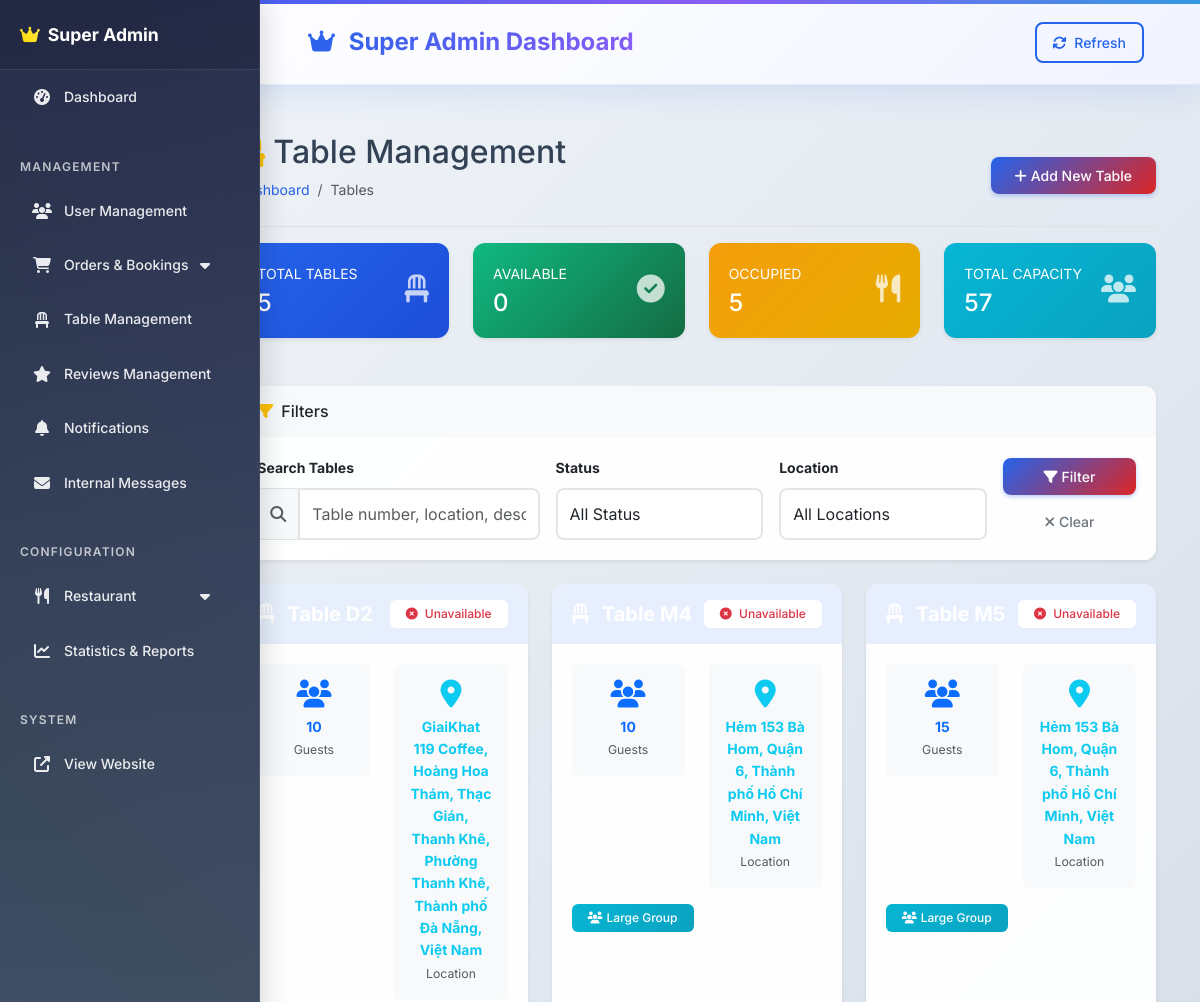
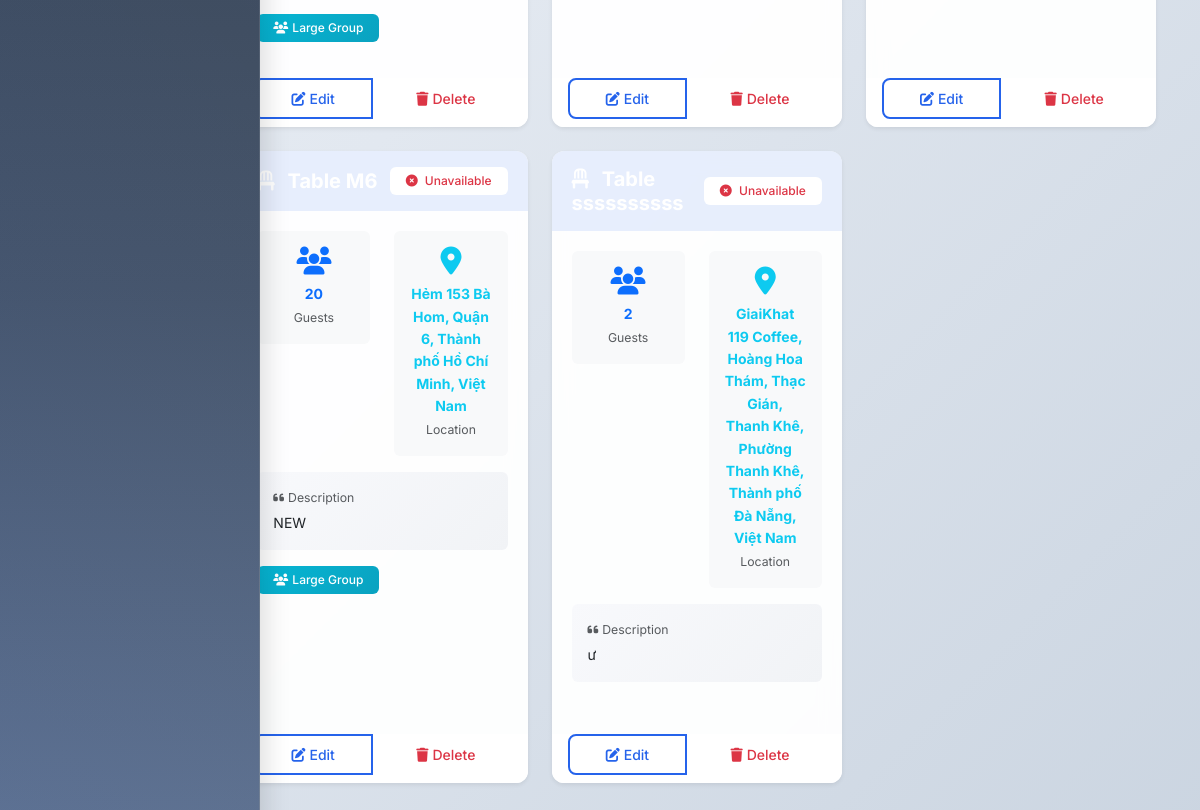
The app's page /superadmin/tables (signed in), older data (2 pictures, top to bottom).
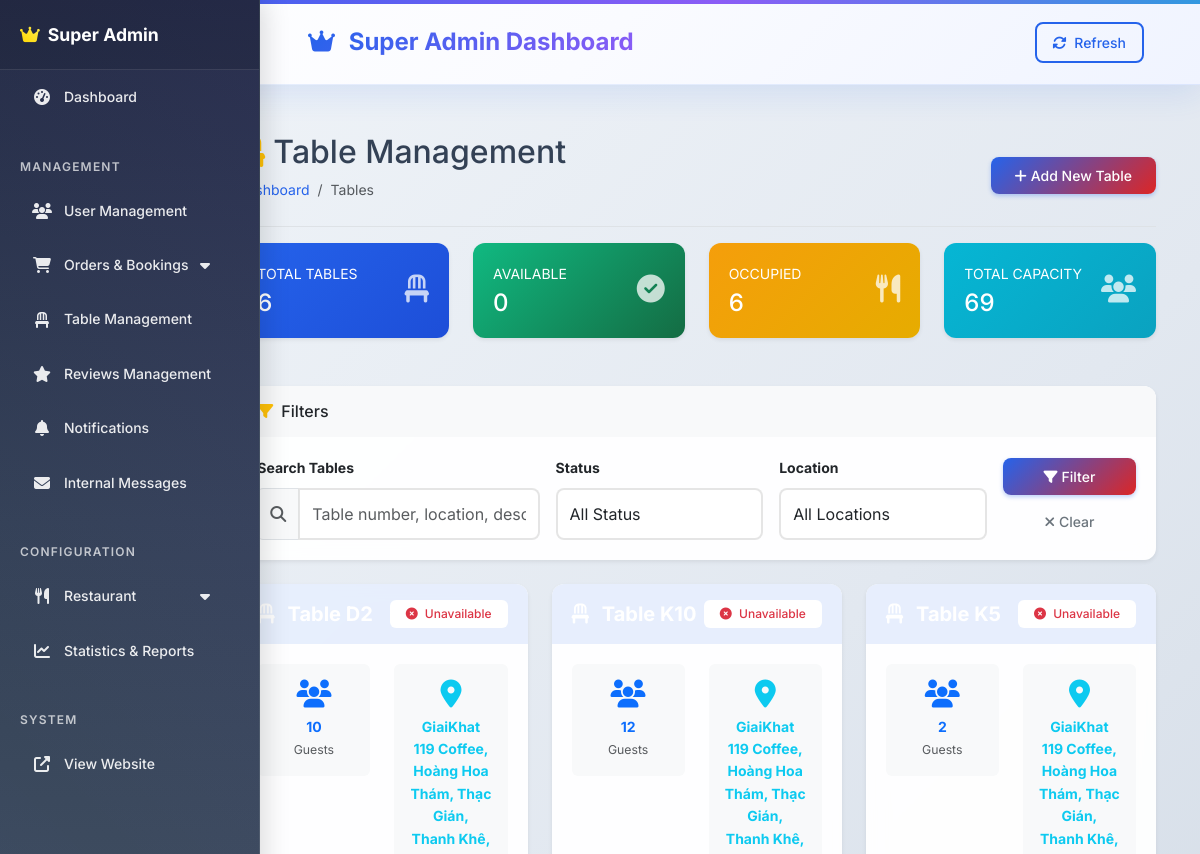
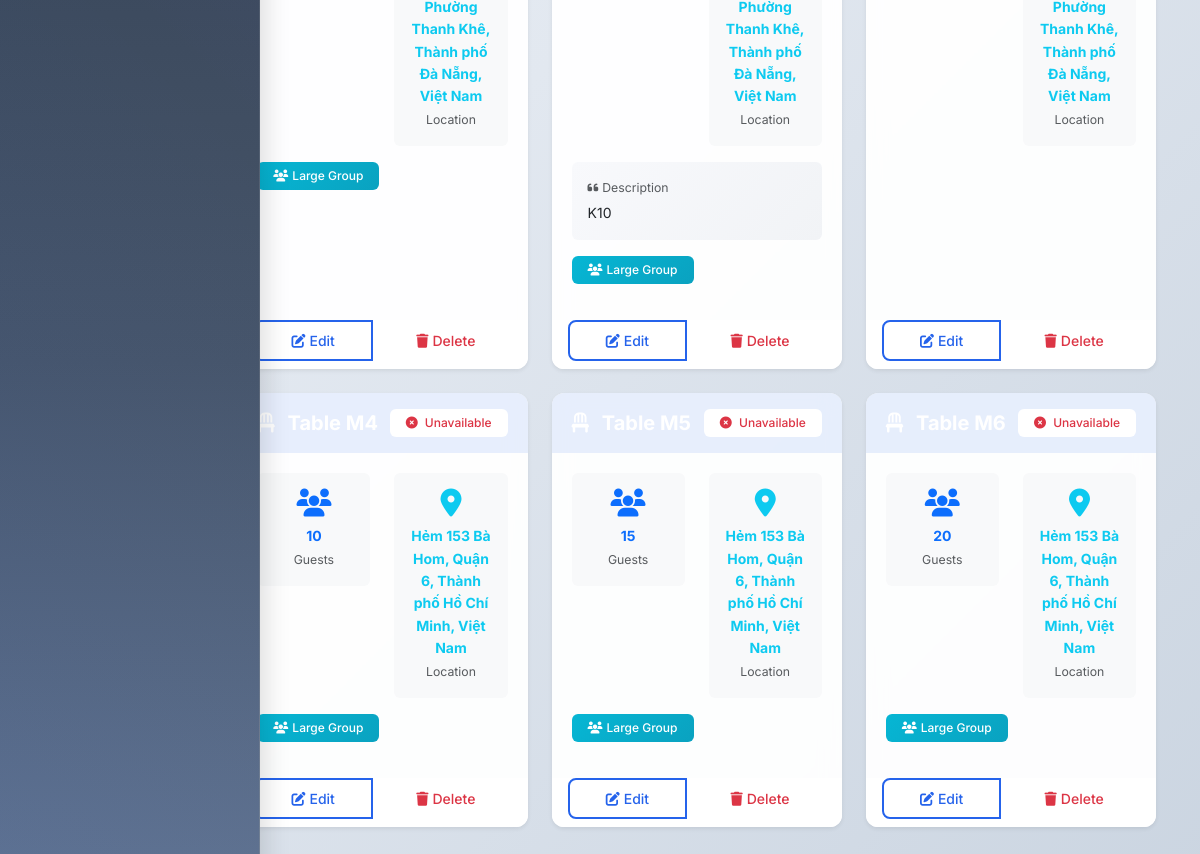
The same page, newer data (2 pictures, top to bottom).
### tables this page shows
CREATE TABLE IF NOT EXISTS `tables` (
  `id` int NOT NULL AUTO_INCREMENT,
  `table_number` varchar(10) NOT NULL,
  `capacity` int NOT NULL,
  `location` text,
  `description` text,
  `is_available` tinyint(1) DEFAULT '1',
  `status` enum('available','occupied','reserved','maintenance') DEFAULT 'available',
  `created_at` timestamp NULL DEFAULT CURRENT_TIMESTAMP,
  `updated_at` timestamp NULL DEFAULT CURRENT_TIMESTAMP ON UPDATE CURRENT_TIMESTAMP,
  PRIMARY KEY (`id`),
  UNIQUE KEY `table_number` (`table_number`),
  KEY `idx_capacity` (`capacity`),
  KEY `idx_available` (`is_available`)
);

### views/superadmin/tables/index.php (the view, shortened to what the changed rows need)
<!DOCTYPE html>
<html lang="en">
<head>
    <?php require_once 'views/layouts/superadmin_header.php'; ?>
</head>
<body>
    <div class="container-fluid">
        <div class="row">
            <?php require_once 'views/layouts/superadmin_sidebar.php'; ?>
            <main class="col-md-9 ms-sm-auto col-lg-10 px-md-4">
                <div class="d-flex justify-content-between flex-wrap flex-md-nowrap align-items-center pt-3 pb-2 mb-3 border-bottom">
                    <div>
                        <h1 class="h2">
                            <i class="fas fa-chair me-2 text-warning"></i>Table Management
                        </h1>
                        <nav aria-label="breadcrumb">
                            <ol class="breadcrumb">
                                <li class="breadcrumb-item"><a href="<?= SITE_URL ?>/superadmin/dashboard">Dashboard</a></li>
                                <li class="breadcrumb-item active">Tables</li>
                            </ol>
                        </nav>
                    </div>
                    <div class="btn-toolbar mb-2 mb-md-0">
                        <button type="button" class="btn btn-primary" onclick="showAddTableModal()">
                            <i class="fas fa-plus me-1"></i>Add New Table
                        </button>
                    </div>
                </div>
                                <div class="row mb-4">
                    <div class="col-xl-3 col-md-6 mb-4">
                        <div class="card border-0 shadow-sm h-100 bg-gradient-primary text-white">
                            <div class="card-body">
                                <div class="d-flex align-items-center">
                                    <div class="flex-grow-1">
                                        <div class="text-xs font-weight-bold text-uppercase mb-1">Total Tables</div>
                                        <div class="h4 mb-0 font-weight-bold"><?= number_format($stats['total_tables'] ?? 0) ?></div>
                                    </div>
                                    <div class="flex-shrink-0">
                                        <i class="fas fa-chair fa-2x opacity-75"></i>
                                    </div>
                                </div>
                            </div>
                        </div>
                    </div>
                    <div class="col-xl-3 col-md-6 mb-4">
                        <div class="card border-0 shadow-sm h-100 bg-gradient-success text-white">
                            <div class="card-body">
                                <div class="d-flex align-items-center">
                                    <div class="flex-grow-1">
                                        <div class="text-xs font-weight-bold text-uppercase mb-1">Available</div>
                                        <div class="h4 mb-0 font-weight-bold"><?= number_format($stats['available_tables'] ?? 0) ?></div>
                                    </div>
                                    <div class="flex-shrink-0">
                                        <i class="fas fa-check-circle fa-2x opacity-75"></i>
                                    </div>
                                </div>
                            </div>
                        </div>
                    </div>
                    <div class="col-xl-3 col-md-6 mb-4">
                        <div class="card border-0 shadow-sm h-100 bg-gradient-warning text-white">
                            <div class="card-body">
                                <div class="d-flex align-items-center">
                                    <div class="flex-grow-1">
                                        <div class="text-xs font-weight-bold text-uppercase mb-1">Occupied</div>
                                        <div class="h4 mb-0 font-weight-bold"><?= number_format($stats['occupied_tables'] ?? 0) ?></div>
                                    </div>
                                    <div class="flex-shrink-0">
                                        <i class="fas fa-utensils fa-2x opacity-75"></i>
                                    </div>
                                </div>
                            </div>
                        </div>
                    </div>
                    <div class="col-xl-3 col-md-6 mb-4">
                        <div class="card border-0 shadow-sm h-100 bg-gradient-info text-white">
                            <div class="card-body">
                                <div class="d-flex align-items-center">
                                    <div class="flex-grow-1">
                                        <div class="text-xs font-weight-bold text-uppercase mb-1">Total Capacity</div>
                                        <div class="h4 mb-0 font-weight-bold"><?= number_format($stats['total_capacity'] ?? 0) ?></div>
                                    </div>
                                    <div class="flex-shrink-0">
                                        <i class="fas fa-users fa-2x opacity-75"></i>
                                    </div>
                                </div>
                            </div>
                        </div>
                    </div>                </div>
                <div class="card mb-4 border-0 shadow-sm">
                    <div class="card-header bg-light border-0">
                        <h6 class="card-title mb-0">
                            <i class="fas fa-filter me-2 text-warning"></i>Filters
                        </h6>
                    </div>
                    <div class="card-body">
                        <form action="<?= SITE_URL ?>/superadmin/tables" method="GET" class="row g-3 align-items-end">
                            <div class="col-md-4">
                                <label class="form-label fw-bold">Search Tables</label>
                                <div class="input-group">
                                    <span class="input-group-text bg-light"><i class="fas fa-search text-muted"></i></span>
                                    <input type="text" class="form-control" name="search" placeholder="Table number, location, description..." value="<?= htmlspecialchars($_GET['search'] ?? '') ?>">
                                </div>
                            </div>
                            <div class="col-md-3">
                                <label class="form-label fw-bold">Status</label>
                                <select class="form-select" name="status">
                                    <option value="">All Status</option>
                                </select>
                            </div>
                            <div class="col-md-3">
                                <label class="form-label fw-bold">Location</label>
                                <select class="form-select" name="location">
                                    <option value="">All Locations</option>
                                </select>
                            </div>
                            <div class="col-md-2">
                                <button type="submit" class="btn btn-primary w-100 mb-2">
                                    <i class="fas fa-filter me-1"></i>Filter
                                </button>
                                <a href="<?= SITE_URL ?>/superadmin/tables" class="btn btn-outline-secondary w-100">
                                    <i class="fas fa-times me-1"></i>Clear
                                </a>
                            </div>
                        </form>
                    </div>
                </div>
                <div class="row">
                    <?php if (!empty($tables)): ?>
                        <?php foreach ($tables as $table): ?>
                            <div class="col-lg-4 col-md-6 mb-4">
                                <div class="card h-100 border-0 shadow-sm hover-shadow">
                                    <div class="card-header bg-gradient-<?php echo ($table['is_available'] ?? 1) ? 'success' : 'danger'; ?> text-white border-0">
                                        <div class="d-flex justify-content-between align-items-center">
                                            <h5 class="card-title mb-0 fw-bold">
                                                <i class="fas fa-chair me-2"></i>
                                            </h5>
                                            <span class="badge bg-white text-<?php echo ($table['is_available'] ?? 1) ? 'success' : 'danger'; ?> px-3 py-2">
                                                <i class="fas fa-<?php echo ($table['is_available'] ?? 1) ? 'check-circle' : 'times-circle'; ?> me-1"></i>
                                                <?php echo ($table['is_available'] ?? 1) ? 'Available' : 'Unavailable'; ?>
                                            </span>
                                        </div>
                                    </div>
                                    <div class="card-body">
                                        <div class="row mb-3">
                                            <div class="col-6">
                                                <div class="text-center p-3 bg-light rounded">
                                                    <i class="fas fa-users fa-2x text-primary mb-2"></i>
                                                    <div class="fw-bold text-primary"><?php echo htmlspecialchars($table['capacity'] ?? 'N/A'); ?></div>
                                                    <small class="text-muted">Guests</small>
                                                </div>
                                            </div>
                                            <div class="col-6">
                                                <div class="text-center p-3 bg-light rounded">
                                                    <i class="fas fa-map-marker-alt fa-2x text-info mb-2"></i>
                                                    <div class="fw-bold text-info"><?php echo htmlspecialchars($table['location'] ?: 'Main'); ?></div>
                                                    <small class="text-muted">Location</small>
                                                </div>
                                            </div>
                                        </div>
                                        <?php if (!empty($table['description'])): ?>
                                            <div class="mb-3">
                                                <div class="bg-gradient-light p-3 rounded">
                                                    <div class="small text-muted mb-1">
                                                        <i class="fas fa-quote-left me-1"></i>Description
                                                    </div>
                                                    <div class="text-dark"><?php echo htmlspecialchars($table['description']); ?></div>
                                                </div>
                                            </div>
                                        <?php endif; ?>
                                        <div class="d-flex flex-wrap gap-2 mb-3">
                                            <?php if (($table['capacity'] ?? 0) >= 6): ?>
                                                <span class="badge bg-gradient-info px-3 py-2">
                                                    <i class="fas fa-users me-1"></i>Large Group
                                                </span>
                                            <?php endif; ?>
                                        </div>
                                    </div>
                                    <div class="card-footer bg-white border-0 pt-0">
                                        <div class="btn-group w-100" role="group">                                            <button type="button" class="btn btn-outline-primary flex-fill me-2" onclick="editTable(<?php echo $table['id']; ?>)">
                                                <i class="fas fa-edit me-1"></i>Edit
                                            </button>
                                            <button type="button" class="btn btn-outline-danger flex-fill" onclick="deleteTable(<?php echo $table['id']; ?>)">
                                                <i class="fas fa-trash me-1"></i>Delete
                                            </button>
                                        </div>
                                    </div>
                                </div>
                            </div>
                        <?php endforeach; ?>
                    <?php endif; ?>
                </div>
            </main>
        </div>
    </div>
<?php require_once 'views/layouts/superadmin_footer.php'; ?>

Row changes from the older to the newer data that the page shows:
added tables: is_available 0 (drawn), capacity "12", location "GiaiKhat 119 Coffee, Hoàng Hoa Thám, Thạc Gián, Thanh Khê, Phường Thanh Khê, Thành phố Đà Nẵng, Việt Nam", description "K10", shows "Large Group"
changed tables (number 3 of 6 on the later page): description "ư" → (not shown); moves up the list
changed tables (number 6 of 6 on the later page): description "NEW" → (not shown)
Text that changed along with them:
$stats['total_tables']: "5" → "6"
$stats['occupied_tables']: "5" → "6"
$stats['total_capacity']: "57" → "69"
